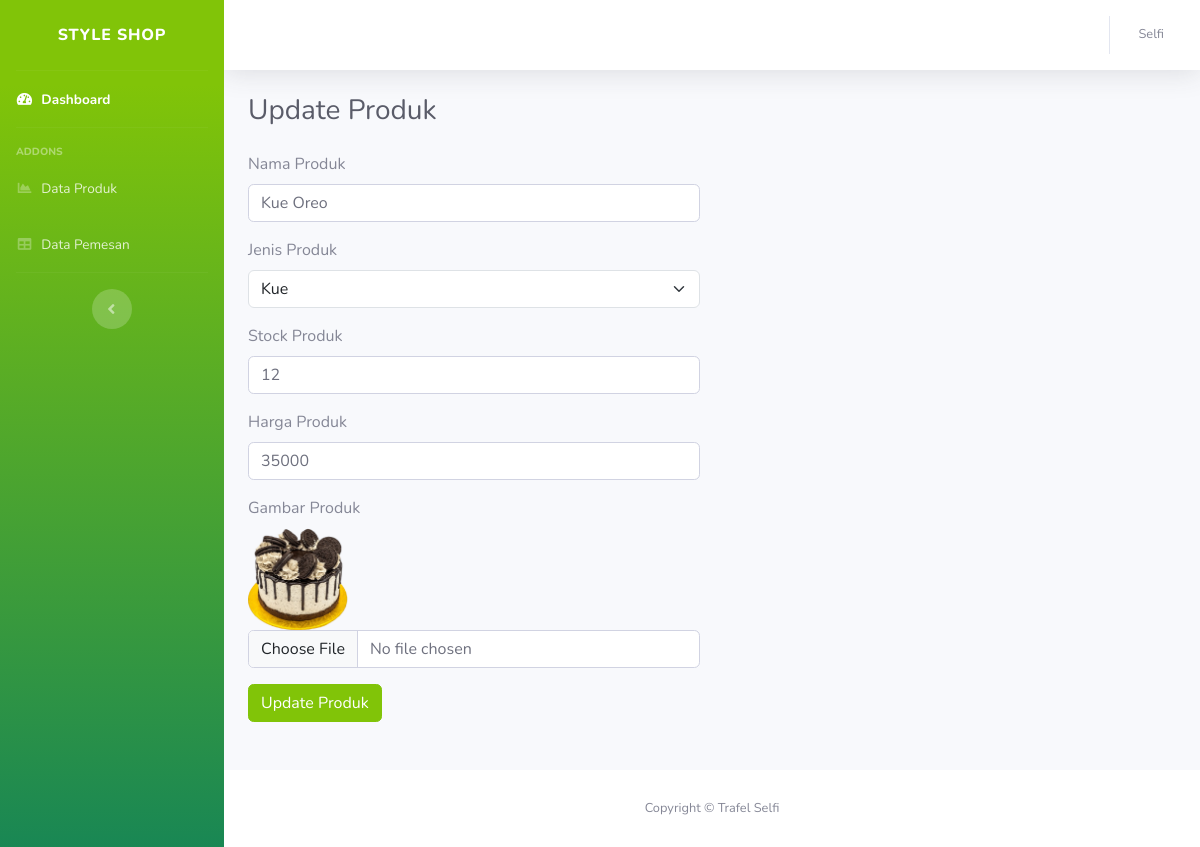
/admin/update-produk.php?id_produk=36 (signed in), run on the app's committed database.
### tables this page shows
CREATE TABLE `users` (
  `id_user` int(11) NOT NULL,
  `username` varchar(64) NOT NULL,
  `password` varchar(255) NOT NULL,
  `nama_lengkap` varchar(64) NOT NULL,
  `jenis_kelamin` varchar(64) NOT NULL,
  `tanggal_lahir` date NOT NULL,
  `alamat` varchar(64) NOT NULL,
  `no_tlp` char(12) NOT NULL,
  `role` varchar(64) NOT NULL
);

CREATE TABLE `produk` (
  `id_produk` int(11) NOT NULL,
  `nama_produk` varchar(64) NOT NULL,
  `deskripsi_produk` text NOT NULL,
  `jenis_produk` varchar(64) NOT NULL,
  `stok` int(50) NOT NULL,
  `harga` int(50) NOT NULL,
  `gambar` varchar(64) NOT NULL,
  `best` tinyint(1) NOT NULL DEFAULT 0
);

### admin/App/function.php (called while the page is built, shortened)
<?php
$dbHost = "localhost";
$dbUser = "root";
$dbPass = "";
$dbName = "db_kuliner";
$conn = mysqli_connect($dbHost, $dbUser, $dbPass, $dbName);
function query($query)
{
    global $conn;
    $result = mysqli_query($conn, $query);
    $rows = [];
    while ($row = mysqli_fetch_assoc($result)) {
        $rows[] = $row;
    }
    return $rows;
}

### admin/templates/header-user-login.php (called while the page is built, shortened)
<?php
require("../db/conn.php");
$user  = $_SESSION['login'];
$result = mysqli_query($conn, "SELECT * FROM users WHERE username = '$user'");
while ($row = mysqli_fetch_assoc($result)) {
    $rows[] = $row;
}

### admin/update-produk.php (the view, shortened to what this page needs)
<?php
require("App/function.php");
$id_produk = $_GET['id_produk'];
$produk = query("SELECT * FROM produk WHERE id_produk = '$id_produk' ");
?>
<?php include "templates/header-user-login.php" ?>
<link href="https://cdn.jsdelivr.net/npm/bootstrap@5.3.0/dist/css/bootstrap.min.css" rel="stylesheet">
<link href="asset/vendor/fontawesome-free/css/all.min.css" rel="stylesheet" type="text/css">
<link href="asset/css/sb-admin-2.min.css" rel="stylesheet">
<?php include("templates/header.php"); ?>
<div id="wrapper">
    <?php include "templates/sidebar.php" ?>
    <div id="content-wrapper" class="d-flex flex-column">
        <div id="content">
            <?php include "templates/navbar.php" ?>
            <div class="container-fluid">
                <div class="d-sm-flex align-items-center justify-content-between mb-4">
                    <h1 class="h3 mb-0 text-gray-800">Update Produk</h1>
                </div>
                <div class="row">
                    <div class="col-md-6">
                        <?php foreach ($produk as $produkOld) : ?>
                            <form action="" method="post" enctype="multipart/form-data">
                                <div class="mb-3">
                                    <label for="nama_produk" class="form-label">Nama Produk</label>
                                    <input type="text" name="nama_produk" class="form-control" id="nama_produk" value="<?= $produkOld['nama_produk'] ?>">
                                </div>
                                <div class="mb-3">
                                    <label for="jenis_produk" class="form-label">Jenis Produk</label>
                                    <select class="form-select" name="jenis_produk" aria-label="Default select example">
                                        <?php if ($produkOld['jenis_produk']) : ?>
                                            <option value="<?= $produkOld['jenis_produk']; ?>" selected><?= $produkOld['jenis_produk']; ?></option>
                                        <?php endif; ?>
                                    </select>
                                </div>
                                <div class="mb-3">
                                    <label for="stock" class="form-label">Stock Produk</label>
                                    <input type="number" name="stock" class="form-control" id="stock" value="<?= $produkOld['stok'] ?>">
                                </div>
                                <div class="mb-3">
                                    <label for="harga" class="form-label">Harga Produk</label>
                                    <input type="number" name="harga" class="form-control" id="harga" value="<?= $produkOld['harga'] ?>">
                                </div>
                                <div class="mb-3">
                                    <label for="gambar" class="form-label ">Gambar Produk</label><br>
                                    <img src="asset/img/produk/<?= $produkOld['gambar'] ?>" width="100px"  alt=""><br>
                                    <input class="form-control" name="gambar" type="file" id="gambar">
                                </div>
                                <div class="mb-5">
                                    <button name="updatePorduk" type="submit" class="btn btn-primary">Update Produk</button>
                                </div>
                            </form>
                        <?php endforeach; ?>
                    </div>
                </div>
            </div>
        </div>
        <?php include "templates/footer.php" ?>

### admin/templates/navbar.php (shortened to what this page needs)
<nav class="navbar navbar-expand navbar-light bg-white topbar mb-4 static-top shadow">
    <ul class="navbar-nav ml-auto">
        <li class="nav-item dropdown no-arrow">
            <a class="nav-link dropdown-toggle" href="#" id="userDropdown" role="button" data-toggle="dropdown"
                aria-haspopup="true" aria-expanded="false">
                <?php foreach ($rows as $userLengkap): ?>
                    <span class="mr-2 d-none d-lg-inline text-gray-600 small">Selfi</span>
                <?php endforeach; ?>
            </a>
        </li>
    </ul>
</nav>

### data on the page
produk: nama_produk "Kue Oreo", jenis_produk "Kue", stock "12", harga "35000", gambar (picture)
